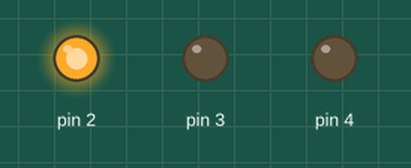
A sketch run on a simulated Arduino Uno, built with avr-gcc and run on an emulated ATmega328P. Shown: output pins drawn as LEDs (lit = HIGH).

Above: at 2.5 s.
At 8.0 s:
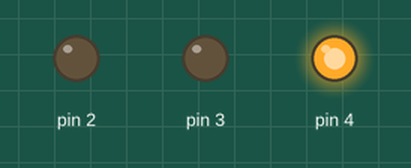
At 12.0 s:
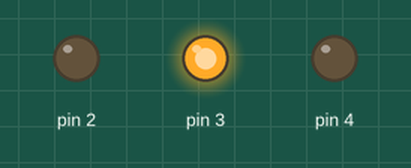
Timing chart, 0 to 16.9 s (numbered marks = the images above):
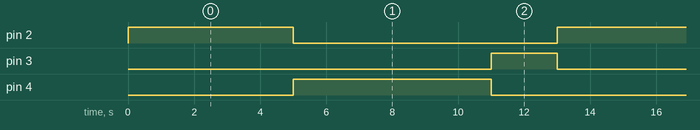

Measured:
- by itself, pin 2: alternates HIGH for 5.0 s and LOW for 8.0 s
- by itself, pin 3: alternates HIGH for 2.0 s and LOW for 11.0 s
- by itself, pin 4: alternates HIGH for 6.0 s and LOW for 7.0 s

The sketch:

SKETCH.INO
```cpp
void setup() {
pinMode(2, OUTPUT);
pinMode(3, OUTPUT);
pinMode(4, OUTPUT);
}

void loop() {
digitalWrite(3,0);
digitalWrite(2,1);
delay(5000);
digitalWrite(2,0);
digitalWrite(4,1);
delay(6000);
digitalWrite(4,0);
digitalWrite(3,1);
delay(2000);
}
```
